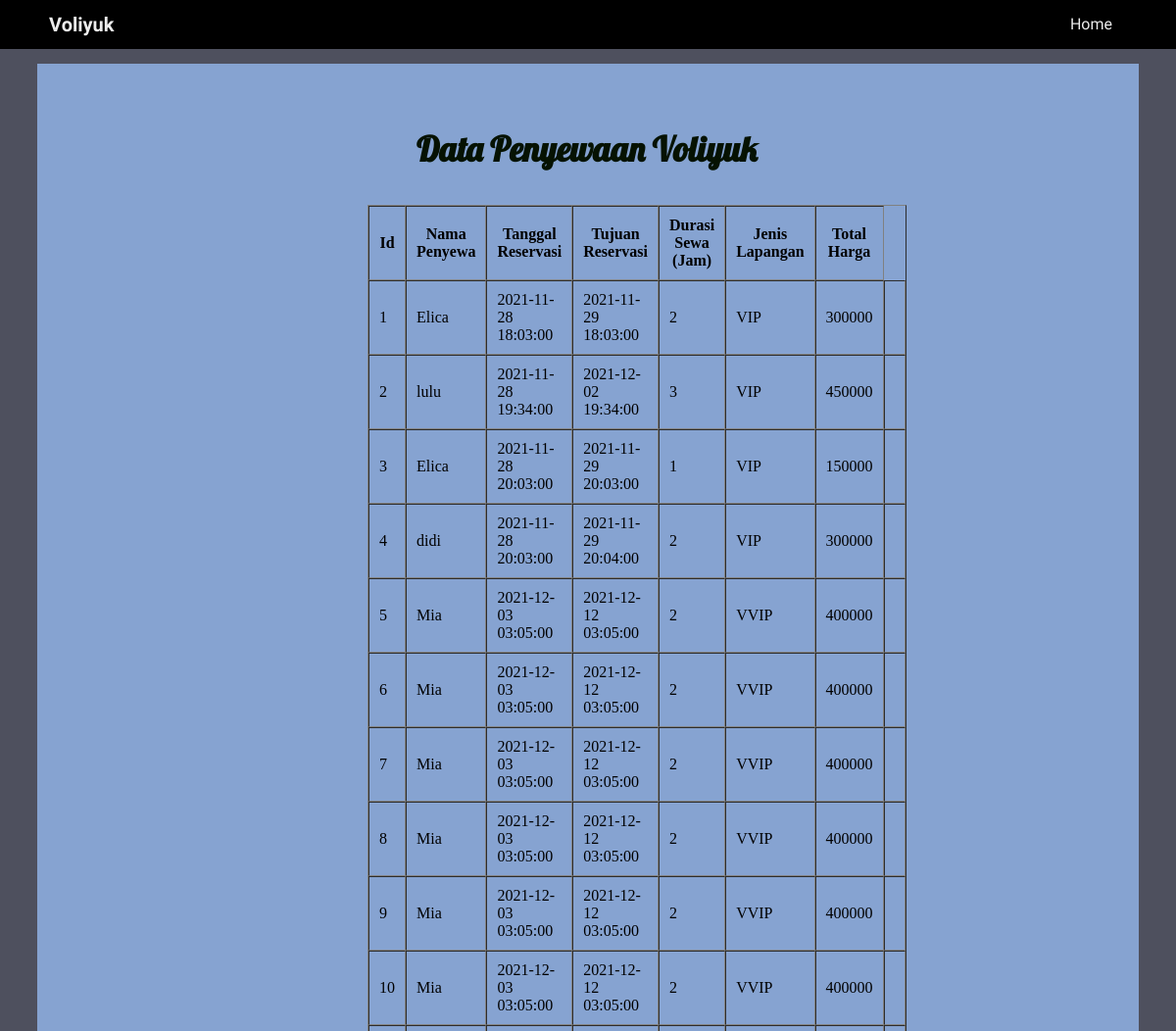
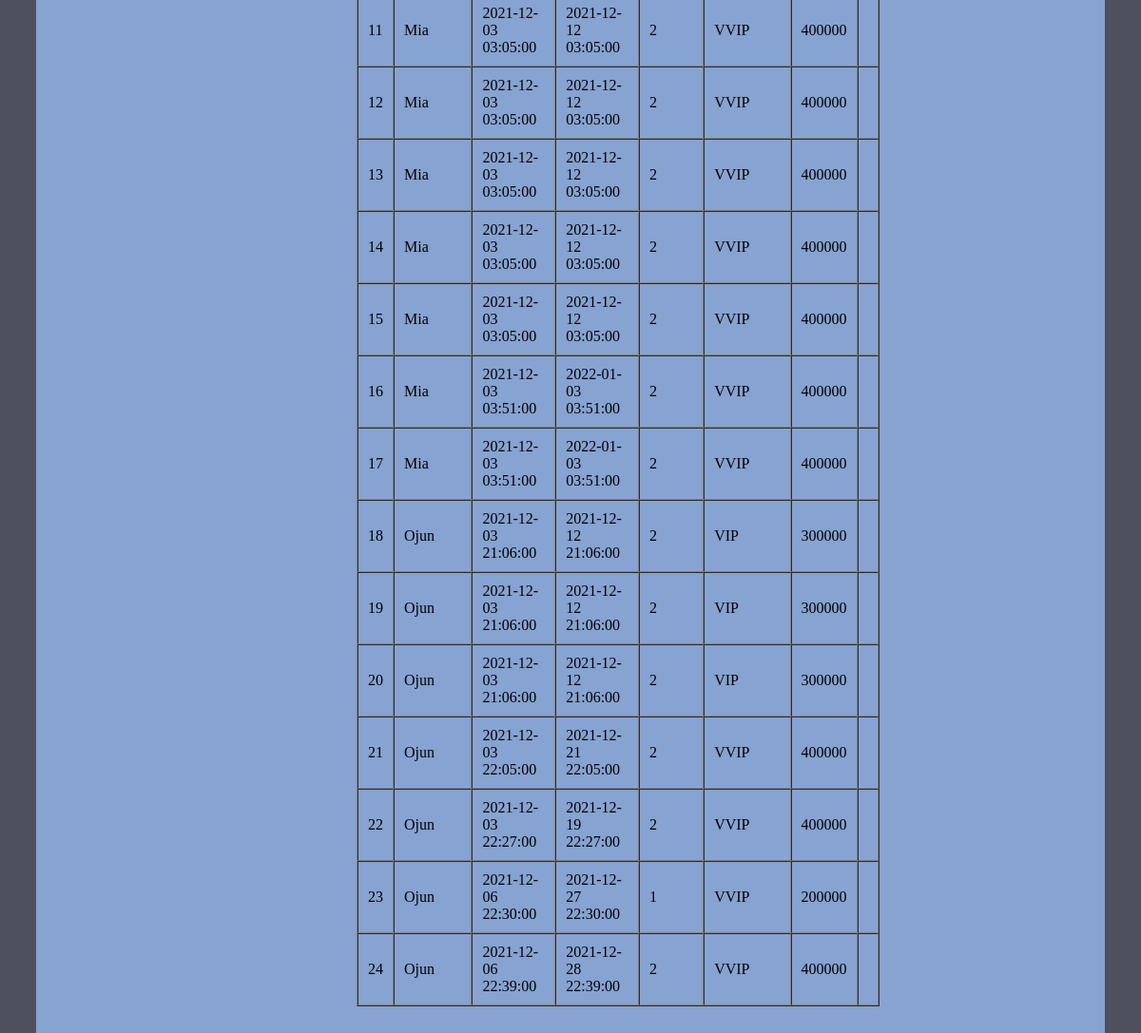
Page /dataSewa.php on the committed database (2 pictures, top to bottom).
### tables this page shows
CREATE TABLE `data_sewa` (
  `id` int(255) NOT NULL,
  `nama_penyewa` varchar(255) NOT NULL,
  `tanggal_reservasi` datetime NOT NULL,
  `reservasi_untuk` datetime NOT NULL,
  `durasi_penyewaan` int(11) NOT NULL,
  `jenis_lapangan` varchar(255) NOT NULL,
  `total_harga` int(255) NOT NULL
);

### koneksidb.php (called while the page is built, shortened)
<?php
$server = "localhost";
$user = "root";
$pass = "";
$db_name = "voliyuk";
$conn = mysqli_connect($server, $user, $pass,$db_name);
function query($query) {
	global $conn;
	$result = mysqli_query($conn, $query);
	$rows =[];
	while($row = mysqli_fetch_assoc($result)){
		$rows[]=$row;
	}
	return $rows;
}
?>

### dataSewa.php (the view, shortened to what this page needs)
<?php
include 'koneksidb.php';
$sewa = query("SELECT * FROM data_sewa");
?>
<html>
	<head><title> Admin - Riwayat Pemesanan</title>
	<link rel="stylesheet" type="text/css" href="styles/stylemain.css">
	</head>
<body>
	<div class="header">
		<div class="judul">
			<h1>Voliyuk</h1>
		</div>
		<div class="navbar">
			<a href="homeAdmin.html" >Home</a>
		</div>
	</div>
	<div class="main">
		<div class="judul">
			<h3> Data Penyewaan Voliyuk </h3>
		</div>
		<div class="tabel">
			<table border="1" cellpadding="10" cellspacing="0">
			<tr>
			<th>Id</th>
			<th>Nama Penyewa</th>
			<th>Tanggal Reservasi</th>
			<th>Tujuan Reservasi</th>
			<th>Durasi Sewa (Jam)</th>
			<th>Jenis Lapangan</th>
			<th>Total Harga</th>
			</tr>
			<?php $i = 1 ?>
			<?php foreach ($sewa as $row):?>
			<tr>
			<td><?php echo $i;?></td>
			<td><?php echo $row["nama_penyewa"];?></td>
			<td><?php echo $row["tanggal_reservasi"];?></td>
			<td><?php echo $row["reservasi_untuk"];?></td>
			<td><?php echo $row["durasi_penyewaan"];?></td>
			<td><?php echo $row["jenis_lapangan"];?></td>
			<td><?php echo $row["total_harga"];?></td>
			<td></td>
			</tr>
			<?php $i++; ?>
			<?php endforeach; ?>
		</div>
	</div>
</body>
</html>

### styles/stylemain.css (style rules this page uses)
body { background: #4e505e; }
.header { background:#000000; height: 50px; display: flex; flex-wrap: wrap; justify-content: space-between; align-items:center; position: fixed; top:0; left:0; width:100%; }
.header .judul { font-size: 10px; font-weight:200; color: #EDEDED; font-family:'Merienda One'; padding-left:50px; }
.header .navbar { display:flex; list-style: none; padding-right:50px; }
.header .navbar a { color: #EDEDED; padding:14px 15px; text-decoration:none; text-align: center; font-family: 'Barlow Condensed'; }
.header .navbar ::after { content: ''; width:0%; background:#ffb700; height:2px; display: flex; margin:auto; transition:0.2s; }
.main { margin-top:65px; margin-left: 30px; margin-right: 30px; padding: 30px; background:#86a3d1; }
.main .judul { display:flex; color:#061202; font-size: 30px; font-family: 'Lobster'; margin-left:auto; margin-right:auto; }
.main .tabel { margin-left:auto; margin-right:auto; width: 450px; }

### dataSewa.php (style rules this page uses)
.main .judul { width:350px; }

### rows in the picture
data_sewa: nama_penyewa "Elica", tanggal_reservasi "2021-11-28 18:03:00", reservasi_untuk "2021-11-29 18:03:00", durasi_penyewaan "2", jenis_lapangan "VIP", total_harga "300000"
data_sewa: nama_penyewa "lulu", tanggal_reservasi "2021-11-28 19:34:00", reservasi_untuk "2021-12-02 19:34:00", durasi_penyewaan "3", jenis_lapangan "VIP", total_harga "450000"
data_sewa: nama_penyewa "Elica", tanggal_reservasi "2021-11-28 20:03:00", reservasi_untuk "2021-11-29 20:03:00", durasi_penyewaan "1", jenis_lapangan "VIP", total_harga "150000"
data_sewa: nama_penyewa "didi", tanggal_reservasi "2021-11-28 20:03:00", reservasi_untuk "2021-11-29 20:04:00", durasi_penyewaan "2", jenis_lapangan "VIP", total_harga "300000"
data_sewa: nama_penyewa "Mia", tanggal_reservasi "2021-12-03 03:05:00", reservasi_untuk "2021-12-12 03:05:00", durasi_penyewaan "2", jenis_lapangan "VVIP", total_harga "400000"
data_sewa: nama_penyewa "Mia", tanggal_reservasi "2021-12-03 03:05:00", reservasi_untuk "2021-12-12 03:05:00", durasi_penyewaan "2", jenis_lapangan "VVIP", total_harga "400000"
data_sewa: nama_penyewa "Mia", tanggal_reservasi "2021-12-03 03:05:00", reservasi_untuk "2021-12-12 03:05:00", durasi_penyewaan "2", jenis_lapangan "VVIP", total_harga "400000"
data_sewa: nama_penyewa "Mia", tanggal_reservasi "2021-12-03 03:05:00", reservasi_untuk "2021-12-12 03:05:00", durasi_penyewaan "2", jenis_lapangan "VVIP", total_harga "400000"
data_sewa: nama_penyewa "Mia", tanggal_reservasi "2021-12-03 03:05:00", reservasi_untuk "2021-12-12 03:05:00", durasi_penyewaan "2", jenis_lapangan "VVIP", total_harga "400000"
data_sewa: nama_penyewa "Mia", tanggal_reservasi "2021-12-03 03:05:00", reservasi_untuk "2021-12-12 03:05:00", durasi_penyewaan "2", jenis_lapangan "VVIP", total_harga "400000"
data_sewa: nama_penyewa "Mia", tanggal_reservasi "2021-12-03 03:05:00", reservasi_untuk "2021-12-12 03:05:00", durasi_penyewaan "2", jenis_lapangan "VVIP", total_harga "400000"
data_sewa: nama_penyewa "Mia", tanggal_reservasi "2021-12-03 03:05:00", reservasi_untuk "2021-12-12 03:05:00", durasi_penyewaan "2", jenis_lapangan "VVIP", total_harga "400000"
data_sewa: nama_penyewa "Mia", tanggal_reservasi "2021-12-03 03:05:00", reservasi_untuk "2021-12-12 03:05:00", durasi_penyewaan "2", jenis_lapangan "VVIP", total_harga "400000"
data_sewa: nama_penyewa "Mia", tanggal_reservasi "2021-12-03 03:05:00", reservasi_untuk "2021-12-12 03:05:00", durasi_penyewaan "2", jenis_lapangan "VVIP", total_harga "400000"
data_sewa: nama_penyewa "Mia", tanggal_reservasi "2021-12-03 03:05:00", reservasi_untuk "2021-12-12 03:05:00", durasi_penyewaan "2", jenis_lapangan "VVIP", total_harga "400000"
data_sewa: nama_penyewa "Mia", tanggal_reservasi "2021-12-03 03:51:00", reservasi_untuk "2022-01-03 03:51:00", durasi_penyewaan "2", jenis_lapangan "VVIP", total_harga "400000"
data_sewa: nama_penyewa "Mia", tanggal_reservasi "2021-12-03 03:51:00", reservasi_untuk "2022-01-03 03:51:00", durasi_penyewaan "2", jenis_lapangan "VVIP", total_harga "400000"
data_sewa: nama_penyewa "Ojun", tanggal_reservasi "2021-12-03 21:06:00", reservasi_untuk "2021-12-12 21:06:00", durasi_penyewaan "2", jenis_lapangan "VIP", total_harga "300000"
data_sewa: nama_penyewa "Ojun", tanggal_reservasi "2021-12-03 21:06:00", reservasi_untuk "2021-12-12 21:06:00", durasi_penyewaan "2", jenis_lapangan "VIP", total_harga "300000"
data_sewa: nama_penyewa "Ojun", tanggal_reservasi "2021-12-03 21:06:00", reservasi_untuk "2021-12-12 21:06:00", durasi_penyewaan "2", jenis_lapangan "VIP", total_harga "300000"
data_sewa: nama_penyewa "Ojun", tanggal_reservasi "2021-12-03 22:05:00", reservasi_untuk "2021-12-21 22:05:00", durasi_penyewaan "2", jenis_lapangan "VVIP", total_harga "400000"
data_sewa: nama_penyewa "Ojun", tanggal_reservasi "2021-12-03 22:27:00", reservasi_untuk "2021-12-19 22:27:00", durasi_penyewaan "2", jenis_lapangan "VVIP", total_harga "400000"
data_sewa: nama_penyewa "Ojun", tanggal_reservasi "2021-12-06 22:30:00", reservasi_untuk "2021-12-27 22:30:00", durasi_penyewaan "1", jenis_lapangan "VVIP", total_harga "200000"
data_sewa: nama_penyewa "Ojun", tanggal_reservasi "2021-12-06 22:39:00", reservasi_untuk "2021-12-28 22:39:00", durasi_penyewaan "2", jenis_lapangan "VVIP", total_harga "400000"
